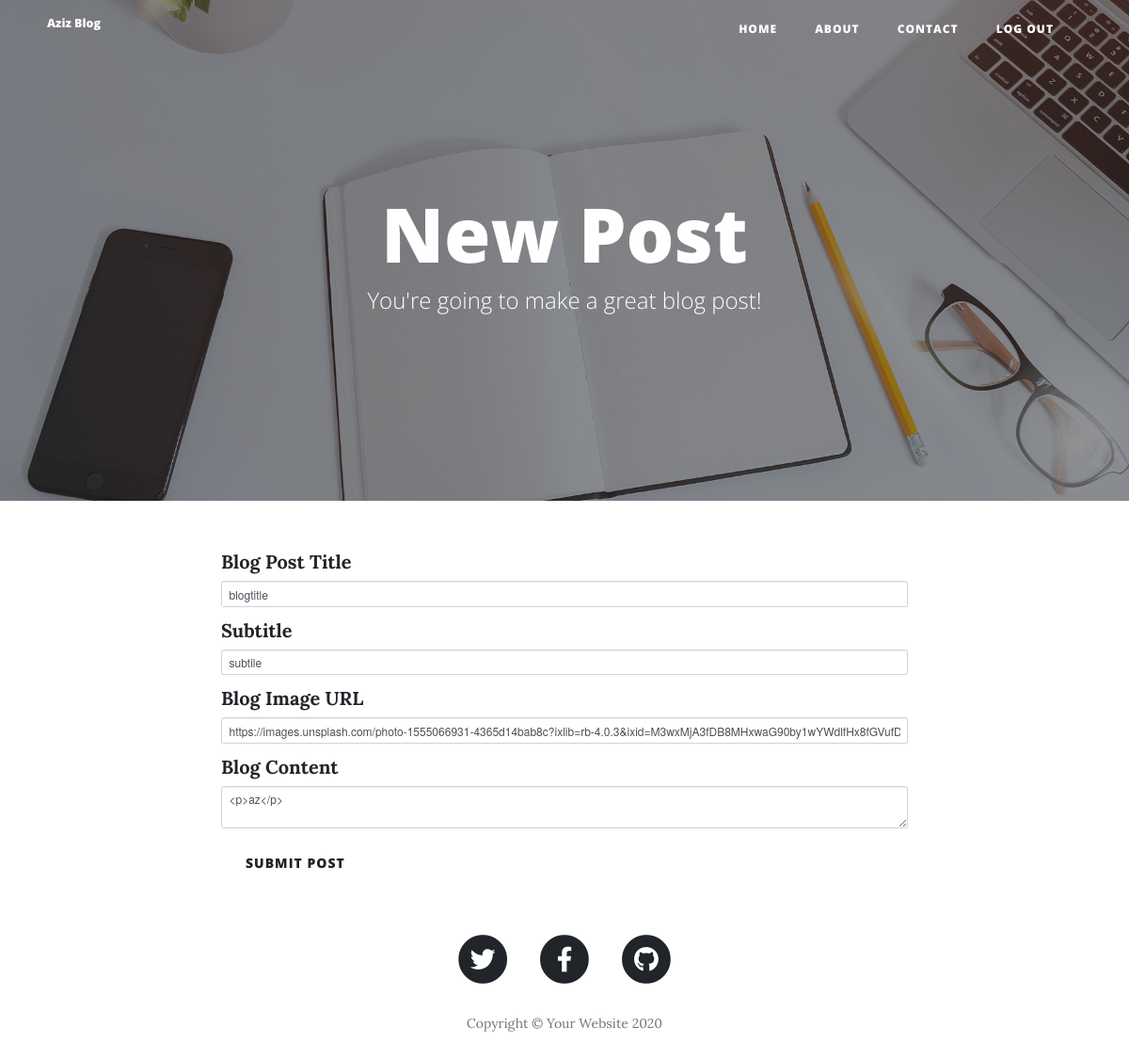
Before: /edit-post/1 (signed in) with the older database file.
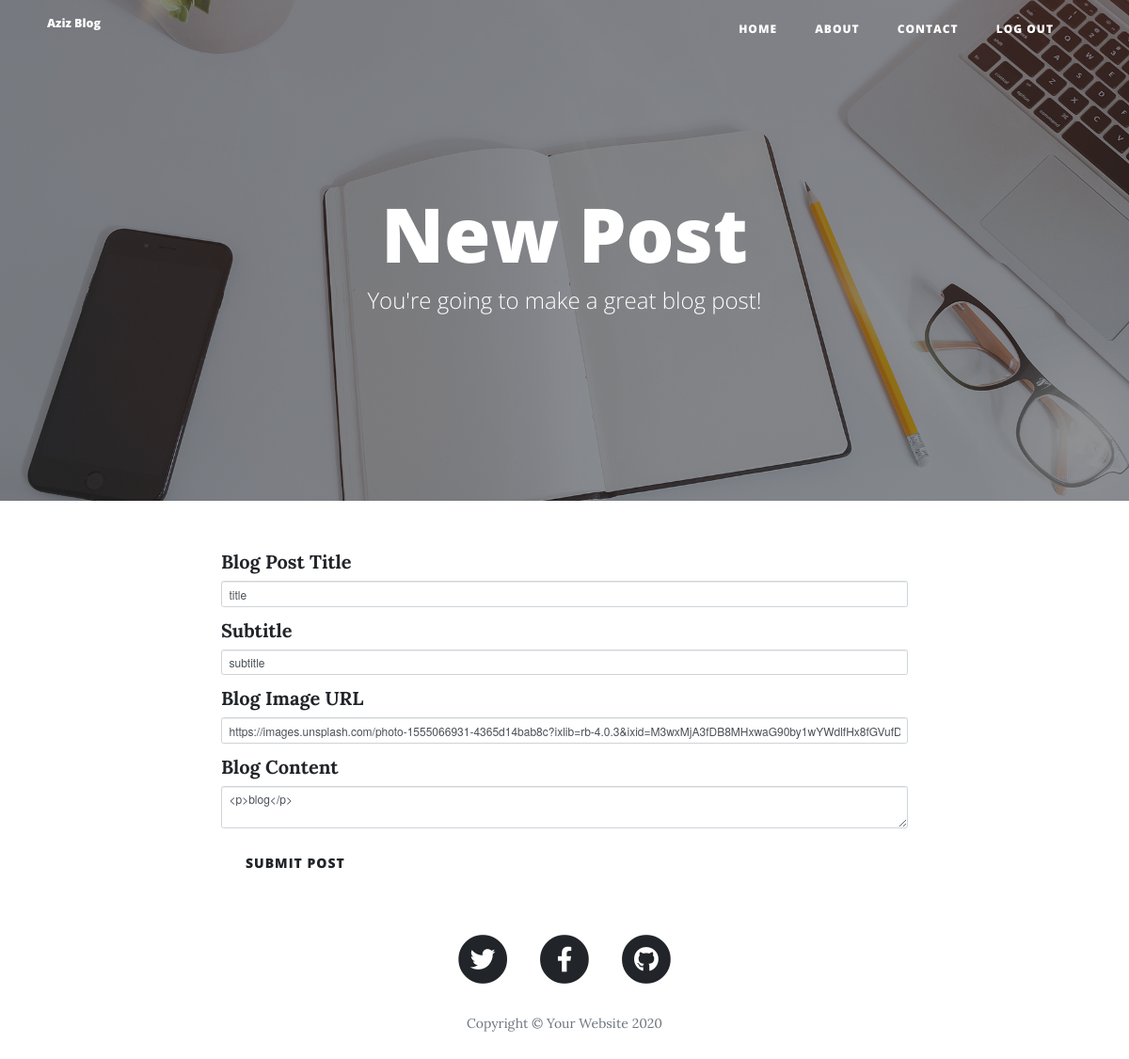
After: the same page with the newer database file.
### main.py (models this page shows)
class BlogPost(db.Model):
    id = db.Column(db.Integer, primary_key=True)
    author_id = db.Column(db.Integer, db.ForeignKey("user.id"))
    author = relationship("User", back_populates="posts", lazy='subquery')
    title = db.Column(db.String(250), unique=True, nullable=False)
    subtitle = db.Column(db.String(250), nullable=False)
    date = db.Column(db.String(250), nullable=False)
    body = db.Column(db.Text, nullable=False)
    img_url = db.Column(db.String(250), nullable=False)
    comments = relationship("Comment", back_populates="blog", lazy='subquery')

### main.py (the view, shortened to what this page needs)
@app.route("/edit-post/<post_id>", methods=["GET", "POST"])
@admin_only
def edit_post(post_id):
    post = db.session.get(entity=BlogPost, ident=post_id)
    edit_form = CreatePostForm(
        title=post.title,
        subtitle=post.subtitle,
        img_url=post.img_url,
        author=post.author,
        body=post.body
    )
    return render_template("make-post.html", form=edit_form, is_edit=True)

### main.py
class CreatePostForm(FlaskForm):
    title = StringField("Blog Post Title", validators=[DataRequired()])
    subtitle = StringField("Subtitle", validators=[DataRequired()])
    img_url = StringField("Blog Image URL", validators=[DataRequired(), URL()])
    body = CKEditorField("Blog Content", validators=[DataRequired()])
    submit = SubmitField("Submit Post")

### main.py (called while the page is built)
@login_manager.user_loader
def load_user(user_id):
    return db.session.get(entity=User, ident=user_id)

def admin_only(f):
    @wraps(f)
    def decorated_function(*args, **kwargs):
        if current_user.id != 1:
            return abort(403)
        return f(*args, **kwargs)
    return decorated_function

### templates/make-post.html (shortened to what this page needs)
{% extends 'bootstrap/base.html' %}
{% import "bootstrap/wtf.html" as wtf %}
{% block content %}
{% include "header.html" %}
  <header class="masthead" style="background-image: url('{{ url_for('static', filename='img/edit-bg.jpg')}}')">
    <div class="overlay"></div>
    <div class="container">
      <div class="row">
        <div class="col-lg-8 col-md-10 mx-auto">
          <div class="page-heading">
            <h1>New Post</h1>
            <span class="subheading">You're going to make a great blog post!</span>
          </div>
        </div>
      </div>
    </div>
  </header>
  <div class="container">
    <div class="row">
      <div class="col-lg-8 col-md-10 mx-auto">
        {{ wtf.quick_form(form, novalidate=True) }}
      </div>
    </div>
  </div>
{% include "footer.html" %}
{% endblock %}

### templates/header.html (shortened to what this page needs)
<!DOCTYPE html>
<html lang="en">
<head>
  <link href="{{ url_for('static', filename='vendor/bootstrap/css/bootstrap.min.css') }}" rel="stylesheet">
  <link href="{{ url_for('static', filename='vendor/fontawesome-free/css/all.min.css')}}" rel="stylesheet" type="text/css">
  <link href="{{ url_for('static', filename='css/clean-blog.min.css')}}" rel="stylesheet">
</head>
<body>
  <nav class="navbar navbar-expand-lg navbar-light fixed-top" id="mainNav">
    <div class="container">
      <a class="navbar-brand" href="{{url_for('get_all_posts')}}">Aziz Blog</a>
      <div class="collapse navbar-collapse" id="navbarResponsive">
        <ul class="navbar-nav ml-auto">
          {% if current_user.is_authenticated %}
          <li class="nav-item">
            <a class="nav-link" href="{{ url_for('get_all_posts') }}">Home</a>
          </li>
          <li class="nav-item">
            <a class="nav-link" href="{{ url_for('about') }}">About</a>
          </li>
          <li class="nav-item">
            <a class="nav-link" href="{{ url_for('contact') }}">Contact</a>
          </li>
          <li class="nav-item">
            <a class="nav-link" href="{{ url_for('logout') }}">Log Out</a>
          </li>
          {% endif %}
        </ul>
      </div>
    </div>
  </nav>

### templates/footer.html (shortened to what this page needs)
  <footer>
    <div class="container">
      <div class="row">
        <div class="col-lg-8 col-md-10 mx-auto">
          <ul class="list-inline text-center">
            <li class="list-inline-item">
              <a href="#">
                <span class="fa-stack fa-lg">
                  <i class="fas fa-circle fa-stack-2x"></i>
                  <i class="fab fa-twitter fa-stack-1x fa-inverse"></i>
                </span>
              </a>
            </li>
            <li class="list-inline-item">
              <a href="#">
                <span class="fa-stack fa-lg">
                  <i class="fas fa-circle fa-stack-2x"></i>
                  <i class="fab fa-facebook-f fa-stack-1x fa-inverse"></i>
                </span>
              </a>
            </li>
            <li class="list-inline-item">
              <a href="#">
                <span class="fa-stack fa-lg">
                  <i class="fas fa-circle fa-stack-2x"></i>
                  <i class="fab fa-github fa-stack-1x fa-inverse"></i>
                </span>
              </a>
            </li>
          </ul>
          <p class="copyright text-muted">Copyright &copy; Your Website 2020</p>
        </div>
      </div>
    </div>
  </footer>
</body>
</html>

Changed rows visible on the page:
changed BlogPost: title "blogtitle" → "title"; subtitle "subtile" → "subtitle"; body "<p>az</p>" → "<p>blog</p>"
